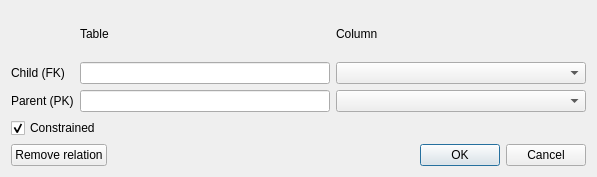
<?xml version="1.0" encoding="UTF-8"?>
<ui version="4.0">
 <class>Schema2RelationDialog</class>
 <widget class="QDialog" name="Schema2RelationDialog">
  <property name="geometry">
   <rect>
    <x>0</x>
    <y>0</y>
    <width>597</width>
    <height>177</height>
   </rect>
  </property>
  <property name="windowTitle">
   <string>Dialog</string>
  </property>
  <layout class="QVBoxLayout" name="verticalLayout">
   <item>
    <layout class="QGridLayout" name="gridLayout" columnstretch="0,1,1">
     <item row="0" column="1">
      <widget class="QLabel" name="label">
       <property name="text">
        <string>Table</string>
       </property>
      </widget>
     </item>
     <item row="0" column="2">
      <widget class="QLabel" name="label_2">
       <property name="text">
        <string>Column</string>
       </property>
      </widget>
     </item>
     <item row="1" column="0">
      <widget class="QLabel" name="label_3">
       <property name="text">
        <string>Child (FK)</string>
       </property>
      </widget>
     </item>
     <item row="1" column="1">
      <widget class="QLineEdit" name="childTable">
       <property name="readOnly">
        <bool>true</bool>
       </property>
      </widget>
     </item>
     <item row="1" column="2">
      <widget class="QComboBox" name="childColumn"/>
     </item>
     <item row="2" column="0">
      <widget class="QLabel" name="label_4">
       <property name="text">
        <string>Parent (PK)</string>
       </property>
      </widget>
     </item>
     <item row="2" column="1">
      <widget class="QLineEdit" name="parentTable">
       <property name="readOnly">
        <bool>true</bool>
       </property>
      </widget>
     </item>
     <item row="2" column="2">
      <widget class="QComboBox" name="parentColumn"/>
     </item>
    </layout>
   </item>
   <item>
    <widget class="QCheckBox" name="constrained">
     <property name="text">
      <string>Constrained</string>
     </property>
     <property name="checked">
      <bool>true</bool>
     </property>
    </widget>
   </item>
   <item>
    <layout class="QHBoxLayout" name="horizontalLayout">
     <item>
      <widget class="QPushButton" name="remove">
       <property name="text">
        <string>Remove relation</string>
       </property>
      </widget>
     </item>
     <item>
      <widget class="QDialogButtonBox" name="buttonBox">
       <property name="orientation">
        <enum>Qt::Horizontal</enum>
       </property>
       <property name="standardButtons">
        <set>QDialogButtonBox::Cancel|QDialogButtonBox::Ok</set>
       </property>
      </widget>
     </item>
    </layout>
   </item>
  </layout>
 </widget>
 <resources/>
 <connections>
  <connection>
   <sender>buttonBox</sender>
   <signal>accepted()</signal>
   <receiver>Schema2RelationDialog</receiver>
   <slot>accept()</slot>
   <hints>
    <hint type="sourcelabel">
     <x>248</x>
     <y>254</y>
    </hint>
    <hint type="destinationlabel">
     <x>157</x>
     <y>274</y>
    </hint>
   </hints>
  </connection>
  <connection>
   <sender>buttonBox</sender>
   <signal>rejected()</signal>
   <receiver>Schema2RelationDialog</receiver>
   <slot>reject()</slot>
   <hints>
    <hint type="sourcelabel">
     <x>316</x>
     <y>260</y>
    </hint>
    <hint type="destinationlabel">
     <x>286</x>
     <y>274</y>
    </hint>
   </hints>
  </connection>
 </connections>
</ui>
